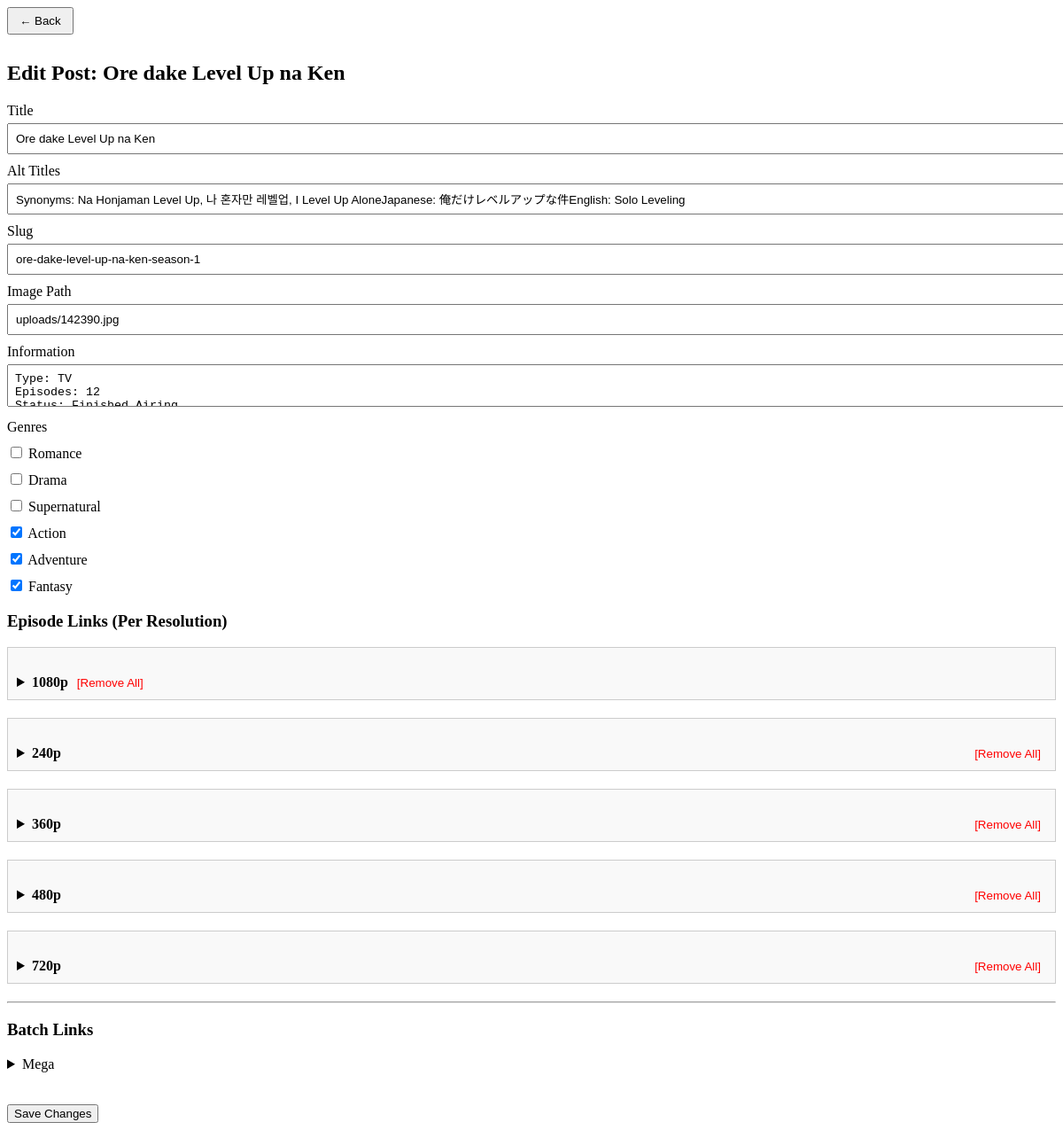
The page /million-production/edit_post.php?id=3 on the database as committed earlier.
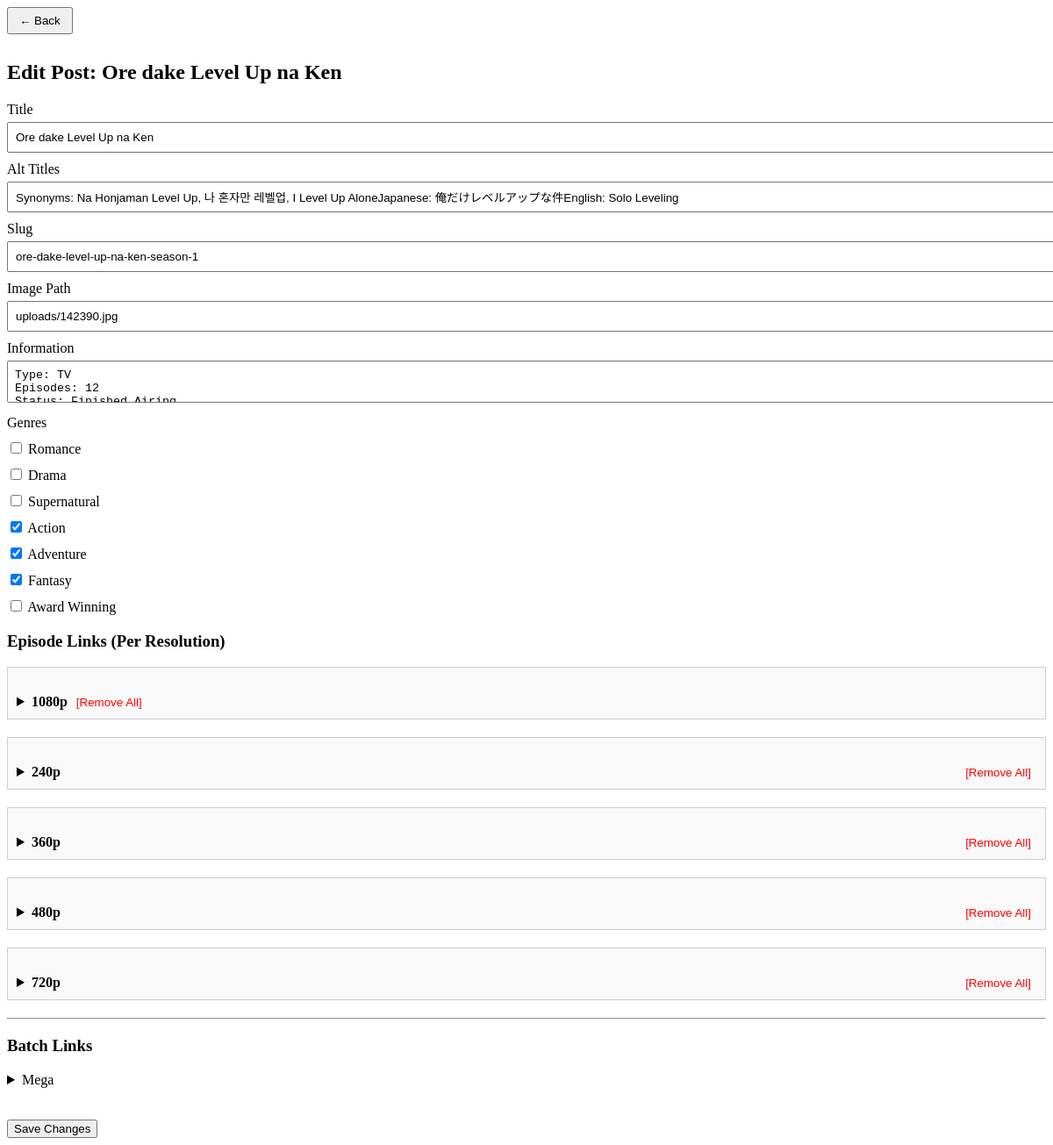
The same page on the database as committed later.
### tables this page shows
CREATE TABLE `genres` (
  `id` int(11) NOT NULL,
  `name` varchar(100) NOT NULL
);

CREATE TABLE `download_batch` (
  `id` int(11) NOT NULL,
  `post_id` int(36) DEFAULT NULL,
  `platform` varchar(50) DEFAULT NULL,
  `resolution` varchar(10) DEFAULT NULL,
  `url` text DEFAULT NULL
);

### million-production/edit_post.php (the view, shortened to what this page needs)
<?php
require 'db.php';
$id = intval($_GET['id']);
$stmt = $db->prepare("SELECT * FROM posts WHERE id = ?");
$stmt->execute([$id]);
$post = $stmt->fetch(PDO::FETCH_ASSOC);
$batch_stmt = $db->prepare("SELECT * FROM download_batch WHERE post_id = ?");
$batch_stmt->execute([$id]);
$batch_links = $batch_stmt->fetchAll(PDO::FETCH_ASSOC);
$batch_by_platform = [];
foreach ($batch_links as $batch) {
    $platform = $batch['platform'];
    $batch_by_platform[$platform][] = $batch;
}
$stmt = $db->prepare("SELECT genre_id FROM post_genres WHERE post_id = ?");
$stmt->execute([$id]);
$selected_genres = $stmt->fetchAll(PDO::FETCH_COLUMN);
$all_genres = $db->query("SELECT * FROM genres");
$download_stmt = $db->prepare("SELECT * FROM download_links WHERE post_id = ? ORDER BY resolution, episode_number + 0 ASC");
$download_stmt->execute([$id]);
$all_links = $download_stmt->fetchAll(PDO::FETCH_ASSOC);
$res_groups = [];
foreach ($all_links as $dl) {
    $res_groups[$dl['resolution']][] = $dl;
}
?>
<!DOCTYPE html>
<html>
<head>
</head>
<body>
<button onclick="history.back()" style="padding: 6px 12px; margin-bottom: 10px;">← Back</button>
<h2>Edit Post: <?= htmlspecialchars($post['title']) ?></h2>
<form method="POST" action="update_post.php">
    <label>Title</label>
    <input type="text" name="title" value="<?= htmlspecialchars($post['title']) ?>">
    <label>Alt Titles</label>
    <input type="text" name="alt_titles" value="<?= htmlspecialchars($post['alt_titles']) ?>">
    <label>Slug</label>
    <input type="text" name="slug" value="<?= htmlspecialchars($post['slug']) ?>">
    <label>Image Path</label>
    <input type="text" name="image_path" value="<?= htmlspecialchars($post['image_path']) ?>">
    <label>Information</label>
    <textarea name="information"><?= htmlspecialchars($post['information']) ?></textarea>
    <label>Genres</label>
    <?php while ($g = $all_genres->fetch(PDO::FETCH_ASSOC)): ?>
        <label><input type="checkbox" name="genres[]" value="<?= $g['id'] ?>" <?= in_array($g['id'], $selected_genres) ? 'checked' : '' ?>> <?= $g['name'] ?></label>
    <?php endwhile; ?>
    <h3>Episode Links (Per Resolution)</h3>
        <?php foreach ($res_groups as $res => $links): ?>
            <details class="bulk-container">
               <summary class="resolution-header">
                    <?= htmlspecialchars($res) ?>
                    <form method="POST" action="delete_resolution_now.php" style="display:inline; float:right;" onsubmit="return confirm('Delete ALL links for <?= htmlspecialchars($res) ?>?');">
                        <button type="submit" style="background:none; border:none; color:red; cursor:pointer;">[Remove All]</button>
                    </form>
                </summary>
            </details>
        <?php endforeach; ?>
            <hr>
    <h3>Batch Links</h3>
    <?php foreach ($batch_by_platform as $platform => $list): ?>
        <details>
            <summary><?= htmlspecialchars(ucfirst($platform)) ?></summary>
            <?php foreach ($list as $b): ?>
                <input type="text" value="<?= htmlspecialchars($b['url']) ?>" readonly><br>
            <?php endforeach; ?>
        </details>
    <?php endforeach; ?>
    <br><br>
    <button type="submit">Save Changes</button>
</form>
</body>
</html>

Rows that differ between the two databases and show on the page:
added genres: name "Award Winning"
